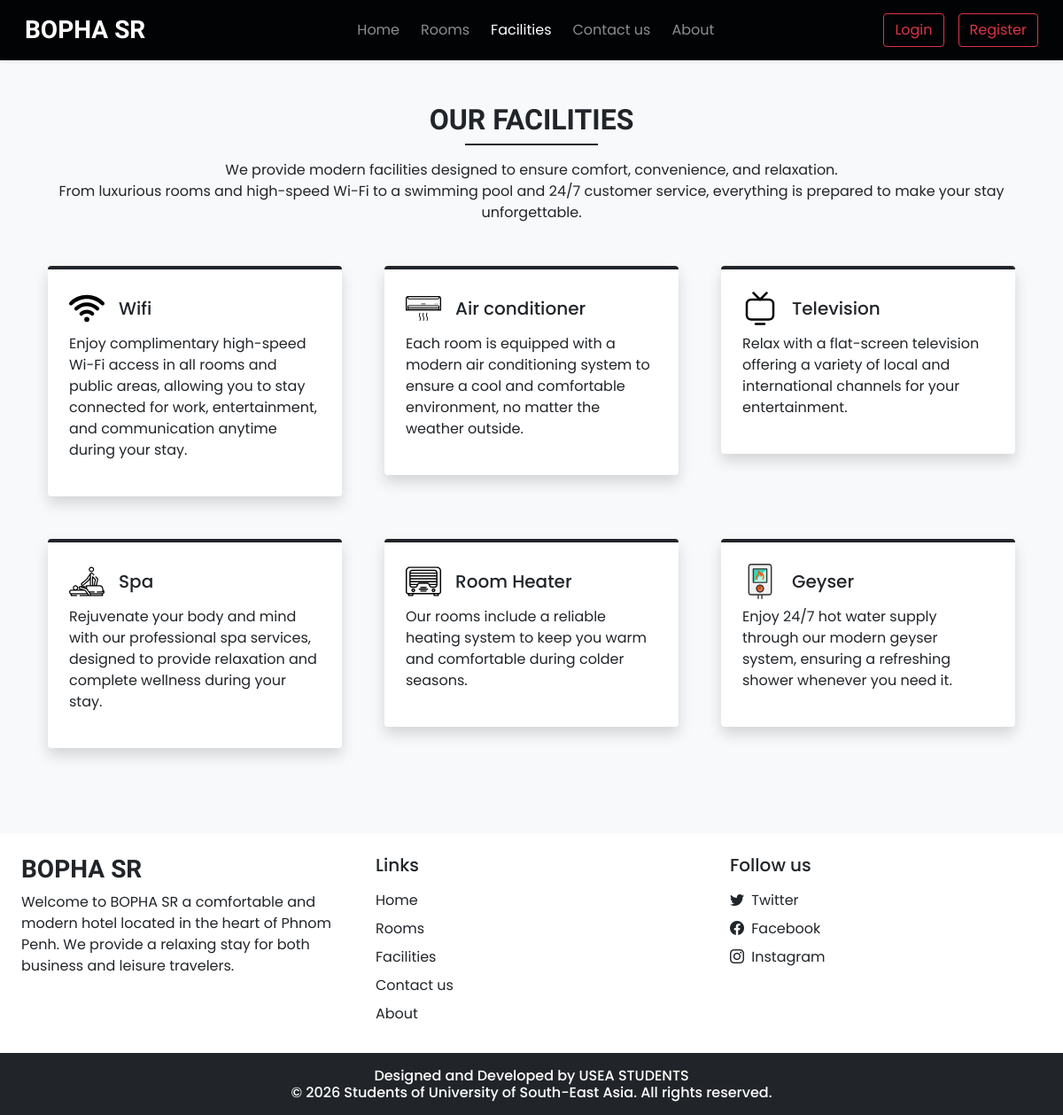
Screenshot of /facilities.php with the database file from the repository.
### tables this page shows
CREATE TABLE `settings` (
  `sr_no` int(11) NOT NULL,
  `site_title` varchar(50) NOT NULL,
  `site_about` varchar(250) NOT NULL,
  `shutdown` tinyint(1) NOT NULL
);

CREATE TABLE `facilities` (
  `id` int(11) NOT NULL,
  `icon` varchar(100) NOT NULL,
  `name` varchar(50) NOT NULL,
  `description` varchar(250) NOT NULL
);

### admin/inc/db_config.php (called while the page is built, shortened)
<?php
  function selectAll($table)
  {
    $con = $GLOBALS['con'];
    $res = mysqli_query($con,"SELECT * FROM $table");
    return $res;
  }
  function select($sql,$values,$datatypes)
  {
    $con = $GLOBALS['con'];
    if($stmt = mysqli_prepare($con,$sql))
    {
      mysqli_stmt_bind_param($stmt,$datatypes,...$values);
      if(mysqli_stmt_execute($stmt)){
        $res = mysqli_stmt_get_result($stmt);
        return $res;
      }
      else{
        mysqli_stmt_close($stmt);
        die("Query cannot be executed - Select");
      }
    }
    else{
      die("Query cannot be prepared - Select");
    }
  }
?>

### facilities.php (the view, shortened to what this page needs)
<!DOCTYPE html>
<html lang="en">
<head>
  <?php require('inc/links.php'); ?>
</head>
<body class="bg-light">
  <?php require('inc/header.php'); ?>
  <div class="my-5 px-4">
    <h2 class="fw-bold h-font text-center">OUR FACILITIES</h2>
    <div class="h-line bg-dark"></div>
    <p class="text-center mt-3">
      We provide modern facilities designed to ensure comfort, convenience, and relaxation. <br> From luxurious rooms and high-speed Wi-Fi to a swimming pool and 24/7 customer service, everything is prepared to make your stay unforgettable.
    </p>
  </div>
  <div class="container">
    <div class="row">
      <?php
        $res = selectAll('facilities');
        $path = FACILITIES_IMG_PATH;
        while($row = mysqli_fetch_assoc($res)){
          echo<<<data
            <div class="col-lg-4 col-md-6 mb-5 px-4">
              <div class="bg-white rounded shadow p-4 border-top border-4 border-dark pop">
                <div class="d-flex align-items-center mb-2">
                  <img src="$path$row[icon]" width="40px">
                  <h5 class="m-0 ms-3">$row[name]</h5>
                </div>
                <p>$row[description]</p>
              </div>
            </div>
          data;
        }
      ?>
    </div>
  </div>
  <?php require('inc/footer.php'); ?>
</body>
</html>

### inc/header.php (shortened to what this page needs)
<nav id="nav-bar" class="navbar navbar-expand-lg navbar-dark px-lg-3 py-lg-2 shadow-sm sticky-top custom-navbar">
  <div class="container-fluid">
    <a class="navbar-brand me-5 fw-bold fs-3 h-font" href="index.php"><?php echo $settings_r['site_title'] ?></a>
    <div class="collapse navbar-collapse" id="navbarSupportedContent">
      <ul class="navbar-nav mx-auto mb-2 mb-lg-0">
        <li class="nav-item">
          <a class="nav-link me-2" href="index.php">Home</a>
        </li>
        <li class="nav-item">
          <a class="nav-link me-2" href="rooms.php">Rooms</a>
        </li>
        <li class="nav-item">
          <a class="nav-link me-2" href="facilities.php">Facilities</a>
        </li>
        <li class="nav-item">
          <a class="nav-link me-2" href="contact.php">Contact us</a>
        </li>
        <li class="nav-item">
          <a class="nav-link" href="about.php">About</a>
        </li>
      </ul>
      <div class="d-flex">
        <?php
          if(isset($_SESSION['login']) && $_SESSION['login']==true)
          {
            $path = USERS_IMG_PATH;
            echo<<<data
              <div class="btn-group">
                <button type="button" class="btn btn-outline-danger shadow-none dropdown-toggle" data-bs-toggle="dropdown" data-bs-display="static" aria-expanded="false">
                  <img src="$path$_SESSION[uPic]" style="width: 25px; height: 25px;" class="me-1 rounded-circle">
                  $_SESSION[uName]
                </button>
                <ul class="dropdown-menu dropdown-menu-lg-end">
                  <li><a class="dropdown-item" href="profile.php">Profile</a></li>
                  <li><a class="dropdown-item" href="bookings.php">Bookings</a></li>
                  <li><a class="dropdown-item" href="logout.php">Logout</a></li>
                </ul>
              </div>
            data;
          }
          else
          {
            echo<<<data
              <button type="button" class="btn btn btn-outline-danger shadow-none me-lg-3 me-2" data-bs-toggle="modal" data-bs-target="#loginModal">
                Login
              </button>
              <button type="button" class="btn btn btn-outline-danger shadow-none" data-bs-toggle="modal" data-bs-target="#registerModal">
                Register
              </button>
            data;
          }
        ?>
      </div>
    </div>
  </div>
</nav>

### inc/footer.php (shortened to what this page needs)
<div class="container-fluid bg-white mt-5">
  <div class="row">
    <div class="col-lg-4 p-4">
      <h3 class="h-font fw-bold fs-3 mb-2"><?php echo $settings_r['site_title'] ?></h3>
      <p>
        <?php echo $settings_r['site_about'] ?>
      </p>
    </div>
    <div class="col-lg-4 p-4">
      <h5 class="mb-3">Links</h5>
      <a href="index.php" class="d-inline-block mb-2 text-dark text-decoration-none">Home</a> <br>
      <a href="rooms.php" class="d-inline-block mb-2 text-dark text-decoration-none">Rooms</a> <br>
      <a href="facilities.php" class="d-inline-block mb-2 text-dark text-decoration-none">Facilities</a> <br>
      <a href="contact.php" class="d-inline-block mb-2 text-dark text-decoration-none">Contact us</a> <br>
      <a href="about.php" class="d-inline-block mb-2 text-dark text-decoration-none">About</a>
    </div>
    <div class="col-lg-4 p-4">
        <h5 class="mb-3">Follow us</h5>
        <?php
          if($contact_r['tw']!=''){
            echo<<<data
              <a href="$contact_r[tw]" class="d-inline-block text-dark text-decoration-none mb-2">
                <i class="bi bi-twitter me-1"></i> Twitter
              </a><br>
            data;
          }
        ?>
        <a href="<?php echo $contact_r['fb'] ?>" class="d-inline-block text-dark text-decoration-none mb-2">
          <i class="bi bi-facebook me-1"></i> Facebook
        </a><br>
        <a href="<?php echo $contact_r['insta'] ?>" class="d-inline-block text-dark text-decoration-none">
          <i class="bi bi-instagram me-1"></i> Instagram
        </a><br>
    </div>
  </div>
</div>
<h6 class="text-center bg-dark text-white p-3 m-0">Designed and Developed by USEA STUDENTS <br> © 2026 Students of University of South-East Asia. All rights reserved.</h6>

### css/common.css (style rules this page uses)
:root { --teal: #2ec1ac; --teal_hover: #279e8c; }
* { font-family: 'Poppins', sans-serif; }
.h-font { font-family: 'Merienda', cursive; }
.h-line { width: 150px; margin: 0 auto; height: 1.7px; }

### inc/header.php (style rules this page uses)
.custom-navbar { background-color: #020305; }

### rows the page displays
settings: site_title "BOPHA SR", site_about "Welcome to BOPHA SR a comfortable and modern hotel located in the heart of Phnom Penh. We provide a relaxing stay for both business and leisure travelers."
facilities: icon (picture), name "Wifi", description "Enjoy complimentary high-speed Wi-Fi access in all rooms and public areas, allowing you to stay connected for work, entertainment, and communication anytime during your stay."
facilities: icon (picture), name "Air conditioner", description "Each room is equipped with a modern air conditioning system to ensure a cool and comfortable environment, no matter the weather outside."
facilities: icon (picture), name "Television", description "Relax with a flat-screen television offering a variety of local and international channels for your entertainment."
facilities: icon (picture), name "Spa", description "Rejuvenate your body and mind with our professional spa services, designed to provide relaxation and complete wellness during your stay."
facilities: icon (picture), name "Room Heater", description "Our rooms include a reliable heating system to keep you warm and comfortable during colder seasons."
facilities: icon (picture), name "Geyser", description "Enjoy 24/7 hot water supply through our modern geyser system, ensuring a refreshing shower whenever you need it."
